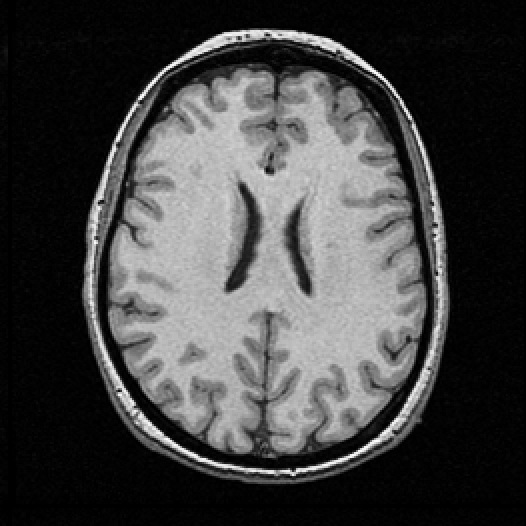
#> input picture IMA201/TPs and TDs/tpseg_03/cerveau.tif, 526 x 526 px
$ python laplacien.py
#> lines starting #> are read from the running program, lines starting #| are printed output that depends on the picture; after the words box and inside, x2 and y2 are one past the last pixel; in counts of white or black regions, pixels touching at a corner belong together
### IMA201/TPs and TDs/tpseg_03/mrlab.py
# -*- coding: utf-8 -*-
#
#
#
#########################################################################
u"""
lecture, écriture et affichage d'images à forte dynamique, réeles ou complexes (radar)
"""

MRLABVERSION=u"V0.1  Version du 21 mai 2019"

#############################################################################
import numpy as np

import math

globalparamnotebook=0

##############################################################################
#
def version():
    return MRLABVERSION
##############################################################################
#############################
# [14 lines left out: function notebook, not called in this run]

#General IO functions

################################################
# 22 mai 2019
def dericheGradX(ima,alpha):


    nl,nc=ima.shape
    ae=math.exp(-alpha)
    c=-(1-ae)*(1-ae)/ae

    b1=np.zeros(nc)
    b2=np.zeros(nc)

    gradx=np.zeros((nl,nc))


#gradx=np.zeros(nl,nc)
    for i in range(nl):

        l=ima[i,:].copy()

        for j in range(2,nc):
            b1[j] = l[j-1] + 2*ae*b1[j-1] - (ae**2)*b1[j-2]    # LIGNE A MODIFIER
        b1[0]=b1[2]
        b1[1]=b1[2]

        for j in range(nc-3,-1,-1):
            b2[j] = l[j+1] + 2*ae*b2[j+1] - (ae**2)*b2[j+2]    # LIGNE A MODIFIER
        b2[nc-2]=b2[nc-3]
        b2[nc-1]=b2[nc-3]

        gradx[i,:]=c*ae*(b1-b2);

    return gradx


################################################
# 22 mai 2019
def dericheGradY(ima,alpha):


    nl,nc=ima.shape
    ae=math.exp(-alpha)
    c=-(1-ae)*(1-ae)/ae

    b1=np.zeros(nl)
    b2=np.zeros(nl)

    grady=np.zeros((nl,nc))

    for i in range(nc):

        l=ima[:,i].copy()

        for j in range(2,nl):
            b1[j]=l[j-1] + 2*ae*b1[j-1] - (ae**2)*b1[j-2] # LIGNE A MODIFIER
        b1[0]=b1[2]
        b1[1]=b1[2]

        for j in range(nl-3,-1,-1):
            b2[j]=l[j+1] + 2*ae*b2[j+1] - (ae**2)*b2[j+2]    # LIGNE A MODIFIER
        b2[nl-1]=b2[nl-3]
        b2[nl-2]=b2[nl-3]

        grady[:,i]=c*ae*(b1-b2);


    return grady


################################################
# 22 mai 2019
# [27 lines left out: functions sobelGradX, sobelGradY, not called in this run]
################################################
# 27 juilet 2019
def toto(a):
    print ('a : %f'%a)

################################################
# 22 mai 2019

# [10 lines left out: function normeGradient, not called in this run]

################################################
# 22 mai 2019
def dericheSmoothX(ima,alpha):


    nl,nc=ima.shape
    ae=math.exp(-alpha)
    c=(1-ae)*(1-ae)/(1+2*alpha*ae-ae*ae)


    b1=np.zeros(nc)
    b2=np.zeros(nc)

    smoothx=np.zeros((nl,nc))


#gradx=np.zeros(nl,nc)
    for i in range(nl):
        l=ima[i,:].copy()
        for j in range(2,nc):
            b1[j]=c*(l[j]+ae*(alpha-1)*l[j-1])+2*ae*b1[j-1]-ae*ae*b1[j-2]
        b1[0]=b1[2]
        b1[1]=b1[2]
        for j in range(nc-3,-1,-1):
            b2[j]=c*(ae*(alpha+1)*l[j+1]-ae*ae*l[j+2])+2*ae*b2[j+1]-ae*ae*b2[j+2]
        b2[nc-1]=b2[nc-3]
        b2[nc-2]=b2[nc-3]
        smoothx[i,:]=b1+b2;


    return smoothx

################################################
# 22 mai 2019
def dericheSmoothY(ima,alpha):


    nl,nc=ima.shape
    ae=math.exp(-alpha)
    c=(1-ae)*(1-ae)/(1+2*alpha*ae-ae*ae)

    b1=np.zeros(nl)
    b2=np.zeros(nl)

    smoothy=np.zeros((nl,nc))

    for i in range(nc):
        l=ima[:,i].copy()
        for j in range(2,nl):
            b1[j]=c*(l[j]+ae*(alpha-1)*l[j-1])+2*ae*b1[j-1]-ae*ae*b1[j-2]
        b1[0]=b1[2]
        b1[1]=b1[2]
        for j in range(nl-3,-1,-1):
            b2[j]=c*(ae*(alpha+1)*l[j+1]-ae*ae*l[j+2])+2*ae*b2[j+1]-ae*ae*b2[j+2]
        b2[nl-1]=b2[nl-3]
        b2[nl-2]=b2[nl-3]

        smoothy[:,i]=b1+b2;


    return smoothy


################################################
# 22 mai 2019
# [41 lines left out: functions maximaDirectionGradient, interpolationbilineaire, not called in this run]


############################################################################
# Septembre 2017 : une liste de paramètres sont requis
#

### IMA201/TPs and TDs/tpseg_03/laplacien.py
#!/usr/bin/env python
# -*- coding: utf-8 -*-
"""
Created on 22 May 2019

@author: M Roux
"""
#%%
############## le clear('all') de Matlab
for name in dir():
    if not name.startswith('_'):
        del globals()[name]
################################"

import math
import numpy as np
import matplotlib.pyplot as plt
import skimage as sk

from scipy import ndimage
from scipy import signal

from skimage import io

##############################################

import mrlab as mr

##############################################"

############## le close('all') de Matlab
plt.close('all')
################################"

#%%
ima=io.imread('cerveau.tif')
#> ima is the input picture: shape (526, 526); min 0, max 255, mean 66.3
alpha=0.5

gradx=mr.dericheGradX(mr.dericheSmoothY(ima,alpha),alpha)
#> after the loop in dericheSmoothY, `for i in range(nc):`: b1 = 526 values, max 1.47 at index 0, min 5.93e-112 at index 525, mean 0.0158; b2 = 526 values from 4.49e-112 to 1.12
#> in dericheGradX, `nl,nc=ima.shape`: nl = 526
#> after the loop in dericheGradX, `for i in range(nl):`:
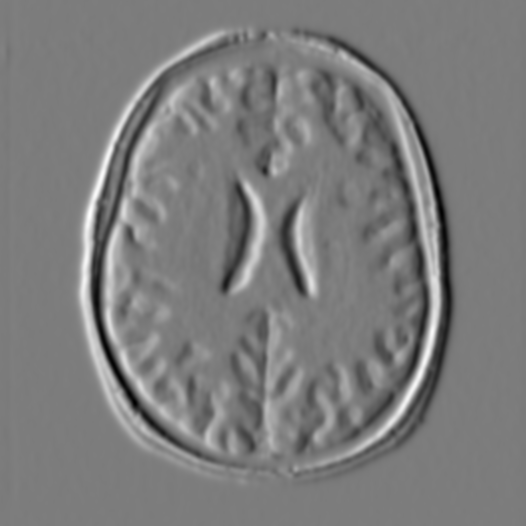
#> gradx: shape (526, 526) float64; min -151.7, max 158.7, mean 0; drawn with min black and max white
#> after the loop in dericheGradX, `for i in range(nl):`: b1 = 526 values, max 24.15 at index 200, min 7.86 at index 468, mean 15.37; b2 = 526 values, max 24.96 at index 274, min 4.96 at index 523, mean 15.32
grady=mr.dericheGradY(mr.dericheSmoothX(ima,alpha),alpha)
#> after the loop in dericheSmoothX, `for i in range(nl):`:
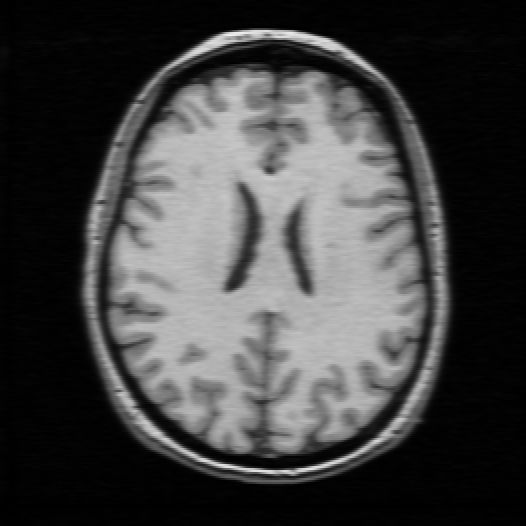
#> smoothx: shape (526, 526) float64; min 9.99e-113, max 238.8, mean 66.3
#> after the loop in dericheSmoothX, `for i in range(nl):`: b1 = 526 values, max 3.18 at index 277, min 0.0204 at index 469, mean 1.37; b2 = 526 values, max 2.69 at index 275, min 0 at index 523, mean 1.05
#> in dericheGradY, `nl,nc=ima.shape`: nl = 526
#> after the loop in dericheGradY, `for i in range(nc):`:
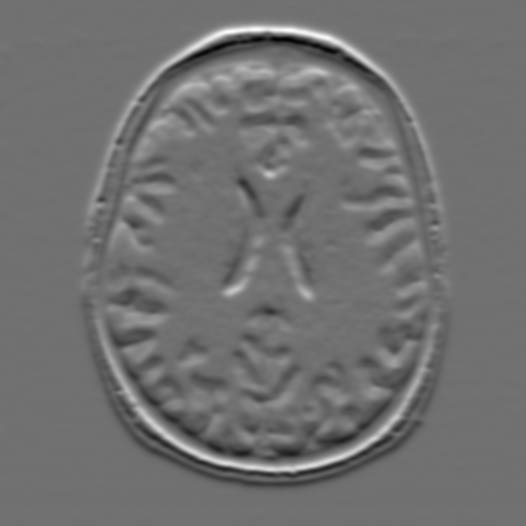
#> grady: shape (526, 526) float64; min -156.9, max 197.1, mean 0; drawn with min black and max white
#> after the loop in dericheGradY, `for i in range(nc):`: b1 = 526 values, max 11.35 at index 0, min 1.51 at index 508, mean 6.24; b2 = 526 values, max 15.56 at index 523, min 1.42 at index 503, mean 6.28

gradx2=mr.dericheGradX(mr.dericheSmoothY(gradx,alpha),alpha)
#> call 2 of dericheGradX, with alpha = 0.5
#> after the loop in dericheGradX (call 2), `for i in range(nl):`:
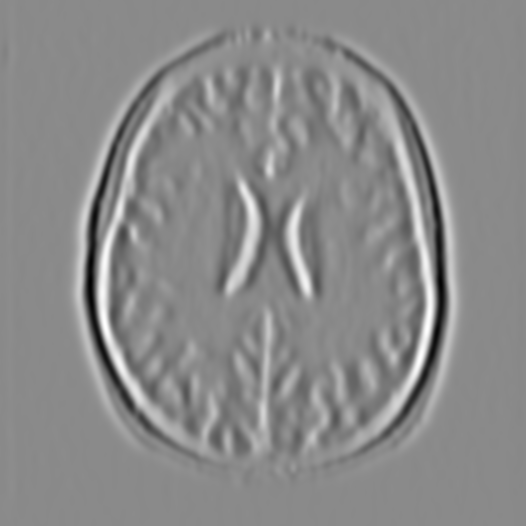
#> gradx: shape (526, 526) float64; min -181.8, max 153.6, mean 0; drawn with min black and max white
#> after the loop in dericheGradX (call 2), `for i in range(nl):`: b1 = 526 values, max 5.3 at index 36, min -5.5 at index 525, mean 0.0118; b2 = 526 values, max 5.44 at index 29, min -11.34 at index 523, mean -0.128
grady2=mr.dericheGradY(mr.dericheSmoothX(grady,alpha),alpha)
#> call 2 of dericheGradY, with alpha = 0.5
#> after the loop in dericheGradY (call 2), `for i in range(nc):`:
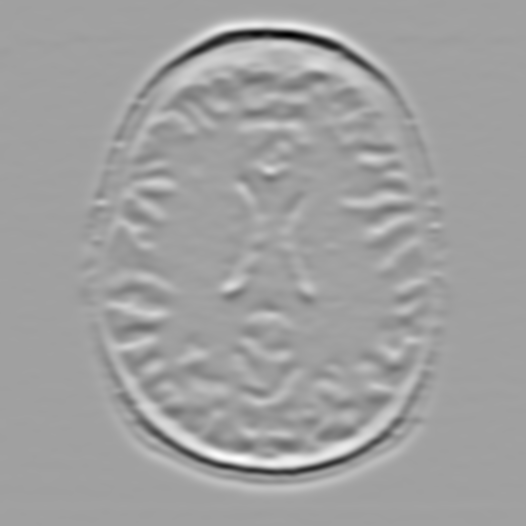
#> grady: shape (526, 526) float64; min -230.1, max 135.5, mean 0; drawn with min black and max white
#> after the loop in dericheGradY (call 2), `for i in range(nc):`: b1 = 526 values, max 5.43 at index 525, min -3.81 at index 75, mean -0.0486; b2 = 526 values, max 6.04 at index 521, min -3.68 at index 68, mean 0.0698


#plt.figure('Image originale')
#plt.imshow(ima, cmap='gray')


lpima=gradx2+grady2

#plt.figure('Laplacien')
#plt.imshow(lpima, cmap='gray')


posneg=(lpima>=2)
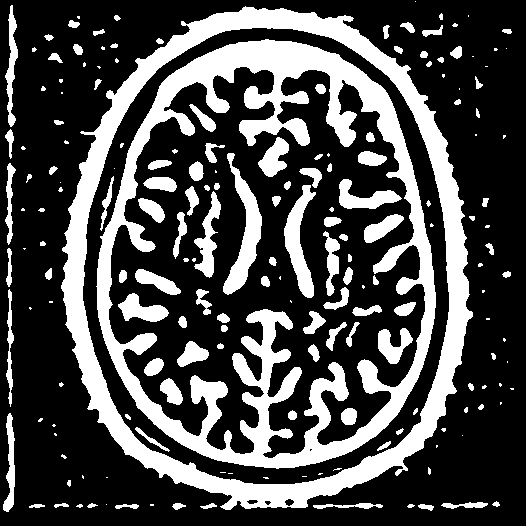
#> posneg: shape (526, 526) bool; 29.1% white; 186 white regions (71 under 20 px), largest, box (x1, y1, x2, y2) and area: (96, 39, 436, 469) 31880, (61, 6, 473, 510) 26658, (223, 153, 262, 295) 1979

plt.figure('Laplacien binarisé -/+')
plt.imshow(255*posneg, cmap='gray')

nl,nc=ima.shape
#> nl = 526; nc = 526
contours=np.uint8(np.zeros((nl,nc)))


for i in range(1,nl):
    for j in range(1,nc):
        if (((i>0) and (posneg[i-1,j] != posneg[i,j])) or
            ((j>0) and (posneg[i,j-1] != posneg[i,j]))):
            contours[i,j]=255
#> contours: shape (526, 526); 6.1% white in thin lines or dots


#plt.figure('Contours')
#plt.imshow(contours, cmap='gray')

#io.imsave('contours.tif',np.uint8(255*valcontours))


# %%
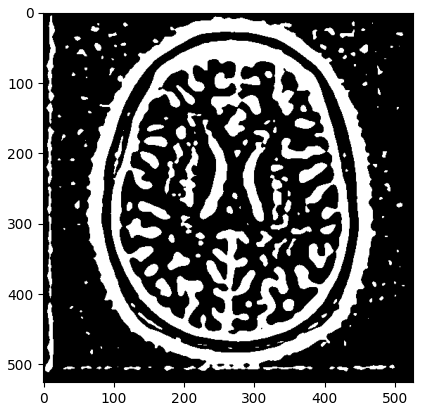
#> figure drawn by matplotlib, 1 panel

$ run again, with IMA201/TPs and TDs/tpseg_03/brain.tif copied over IMA201/TPs and TDs/tpseg_03/cerveau.tif
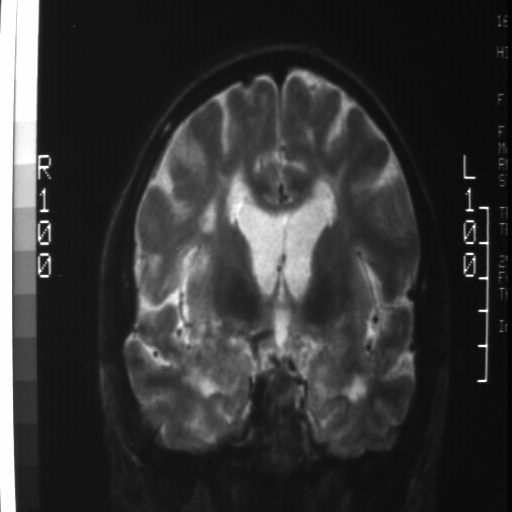
#> input picture IMA201/TPs and TDs/tpseg_03/brain.tif, 512 x 512 px
#> ima is the input picture: shape (512, 512); min 1, max 254, mean 53.8
#> after the loop in dericheSmoothY, `for i in range(nc):`: b1 = 512 values, max 3.77 at index 0, min 1.86 at index 248, mean 2.58; b2 = 512 values, max 3.56 at index 509, min 1.34 at index 244, mean 2.02
#> in dericheGradX, `nl,nc=ima.shape`: nl = 512
#> after the loop in dericheGradX, `for i in range(nl):`: b1 = 512 values, max 1523.7 at index 15, min 59.62 at index 511, mean 185.8; b2 = 512 values, max 1452.9 at index 6, min 36.04 at index 509, mean 165.7
#> after the loop in dericheSmoothX, `for i in range(nl):`: b1 = 512 values, max 142.9 at index 0, min 3.81 at index 511, mean 15.97; b2 = 512 values, max 110.9 at index 0, min 1.88 at index 509, mean 11.13
#> in dericheGradY, `nl,nc=ima.shape`: nl = 512
#> after the loop in dericheGradY, `for i in range(nc):`: b1 = 512 values, max 59.57 at index 166, min 27.84 at index 8, mean 37.27; b2 = 512 values, max 60.39 at index 158, min 24.99 at index 0, mean 37.46
#> after the loop in dericheGradY (call 2), `for i in range(nc):`:
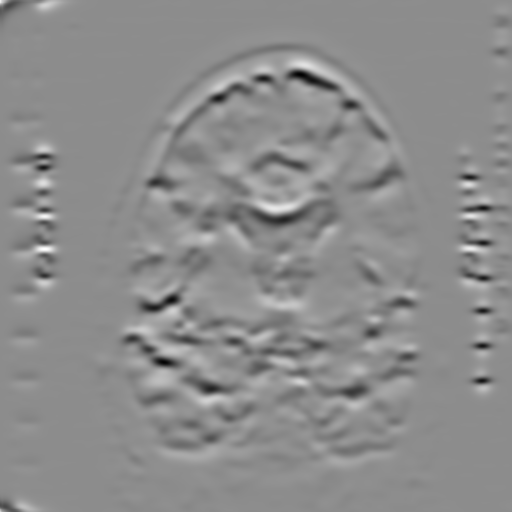
#> grady: shape (512, 512) float64; min -96.75, max 78.56, mean 0; drawn with min black and max white
#> after the loop in dericheGradY (call 2), `for i in range(nc):`: b1 = 512 values, max 35.64 at index 208, min -24.83 at index 31, mean -0.00948; b2 = 512 values, max 33.43 at index 202, min -26.48 at index 25, mean 0.255
#> posneg: shape (512, 512) bool; 41.6% white; 32 white regions (7 under 20 px), largest, box (x1, y1, x2, y2) and area: (105, 52, 443, 512) 70136, (82, 28, 512, 512) 19276, (10, 0, 85, 512) 16399
#> `# %%`:
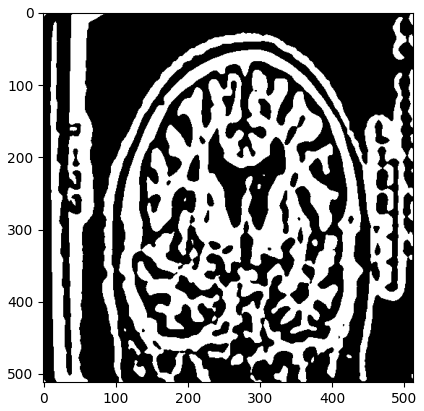
#> figure drawn by matplotlib, 1 panel
